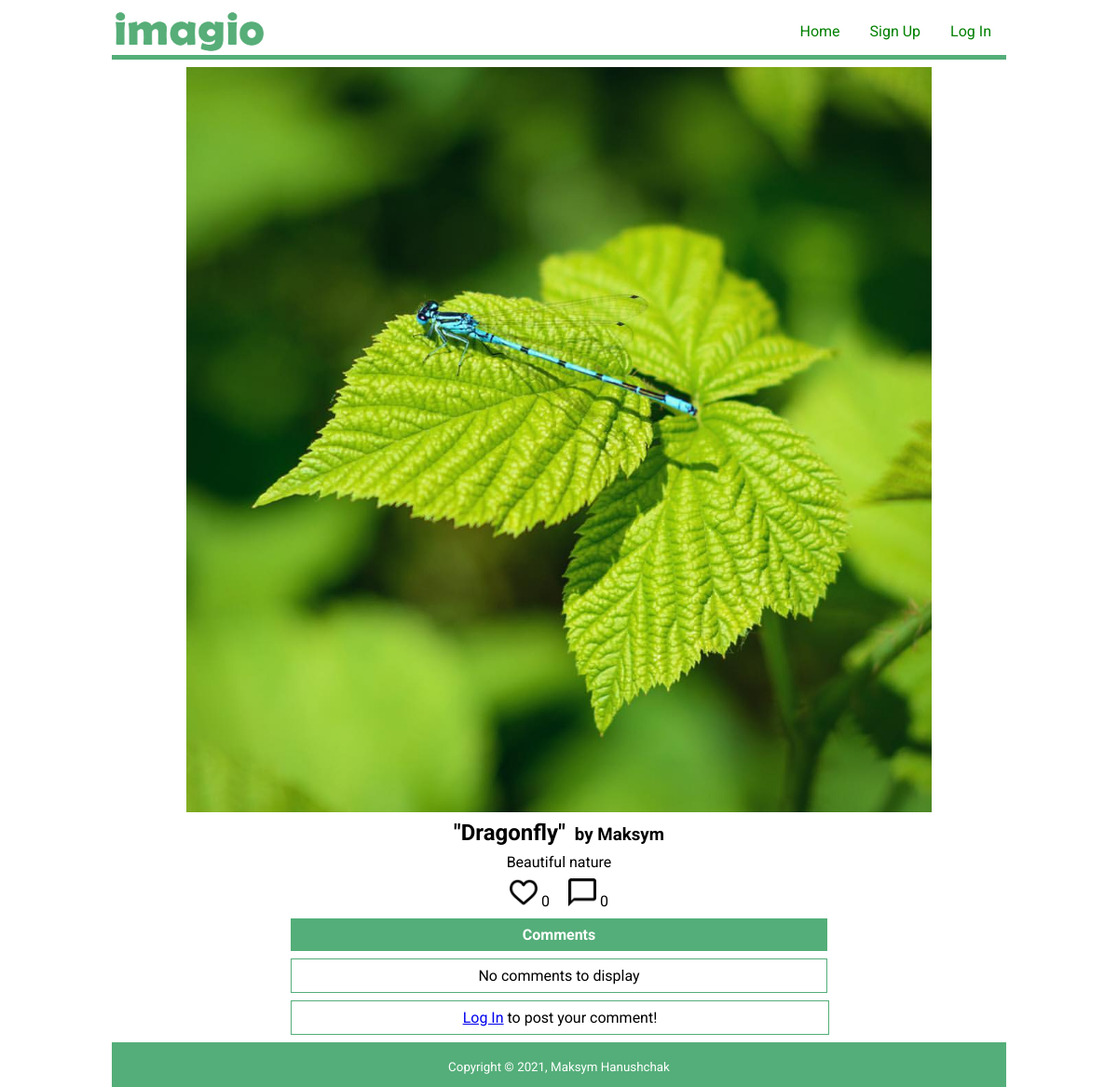
The app's page /view.php?id=8 with its own data.
### tables this page shows
CREATE TABLE `images` (
  `image_id` int(10) NOT NULL,
  `user_id` int(10) NOT NULL,
  `image_reference` varchar(255) NOT NULL,
  `image_title` varchar(255) NOT NULL,
  `image_description` varchar(255) NOT NULL,
  `image_metadata` varchar(255) NOT NULL
);

CREATE TABLE `users` (
  `user_id` int(10) NOT NULL,
  `user_email` varchar(255) NOT NULL,
  `user_password` varchar(255) NOT NULL,
  `display_name` varchar(16) NOT NULL,
  `user_admin` tinyint(1) NOT NULL DEFAULT 0,
  `user_enabled` tinyint(1) NOT NULL DEFAULT 1
);

### htdocs/view.php (the view, shortened to what this page needs)
<?php if(!isset($_SESSION)) { session_start(); }
$image_id = filter_input(INPUT_GET, "id", FILTER_SANITIZE_NUMBER_INT);
if($image_id !== null && $image_id !== false)
{
    try
    {
        require 'components/connect.php';
        $select_image_sql = "SELECT * FROM images WHERE image_id = ?;";
        $select_user_sql = "SELECT display_name FROM users WHERE user_id = ?;";
        $stmt = $dbh->prepare($select_image_sql);
        $stmt->execute([$image_id]);
        $selected_image = $stmt->fetch();
        if($selected_image)
        {
            $image_title = $selected_image["image_title"];
            $image_description = $selected_image["image_description"];
            $image_filename = $selected_image["image_reference"];
            $image_author_id = $selected_image["user_id"];
            $stmt = $dbh->prepare($select_user_sql);
            $stmt->execute([$image_author_id]);
            $selected_user = $stmt->fetch();
            if($selected_user)
            {
                $author_name = $selected_user["display_name"];
            }
            else
            {
                $author_name = "Unknown";
            }
            $likes_count_sql = "SELECT COUNT(*) FROM likes WHERE image_id = ?;";
            $stmt = $dbh->prepare($likes_count_sql);
            $stmt->execute([$image_id]);
            $like_count = $stmt->fetch()["COUNT(*)"];
            $comments_output = "";
            $comments_count_sql = "SELECT COUNT(*) FROM comments WHERE image_id = ?;";
            $stmt = $dbh->prepare($comments_count_sql);
            $stmt->execute([$image_id]);
            $comments_count = $stmt->fetch()["COUNT(*)"];
        }
    }
    catch(Exception $e)
    {
        echo "Error occured: " . $e;
        die();
    }
}
else
{
    echo "Wrong parameters received!";
    die();
}
?>
<!DOCTYPE html>
<html lang="en">
<head>
    <?php include 'head.php'; ?>
</head>
<body>
    <div class="main_container">
        <div class="content_container">
            <?php include 'header.php'; ?>
            <div class="flex_container">
                <div class="flex_content">
                    <?php if($selected_image){?>
                        <img id="imageview" title="<?php echo $image_title ?> &copy; <?php echo $author_name ?>"
                        alt="<?php echo $image_description ?>" src="uploads/<?php echo $image_filename ?>" />
                        <div id="image_metadata">
                        <h2 style="display: inline-block; margin-bottom: 1vh;">"<?php echo $image_title ?>"&nbsp;</h2>
                        <h3 style="display: inline-block;">by <?php echo $author_name ?></h3>
                        <p style="margin-bottom: 1vh;"><?php echo $image_description ?></p>
                        <div id="like_dislike" style="height: 35px;">
                            <?php if(!isset($_SESSION["user_id"])){ ?>
                            <a href="login.php"><img class="guest_like_icon" alt="like icon"
                                    title="Log in to like the image" src="images/like.png"></a>
                            <?php } else if($is_liked_by_current_user){?>
                            <img class="like_icon" id="<?php echo $image_id ?>" value="dislike" alt="liked icon"
                                title="Dislike <?php echo $image_title ?> by <?php echo $author_name ?>"
                                src="images/liked.png">
                            <?php } else { ?>
                            <img class="like_icon" id="<?php echo $image_id ?>" value="like"
                                title="Like <?php echo $image_title ?> by <?php echo $author_name ?>"
                                src="images/like.png">
                            <?php } ?>
                            <p id="total_likes" style="display: inline-block;"><?php echo $like_count ?></p>
                            <a href="#comments_form"><img class="comment_icon" alt="comment icon"
                                title="Comment <?php echo $image_title ?> by <?php echo $author_name ?>"
                                src="images/comment.png"></a>
                                <p id="total_comments" style="display: inline-block;"><?php echo $comments_count ?></p>
                        </div>
                    </div>
                    <div id="image_comments">
                        <span id="comments_header">Comments</span>
                        <div id="comments_output">
                            <?php if($comments_output !== ""){
                                echo $comments_output;
                            } else { ?>
                            <div class='comment' style='text-align: center;'><p>No comments to display</p></div>
                            <?php } ?>
                        </div>
                        <form id="comments_form">
                            <?php if(isset($_SESSION["user_id"])){ ?>
                            <div class="input_container">
                                <span id='comment_success'>Your comment posted successfully!<br><br></span>
                                <span id='comment_error'>Something went wrong... Try again!</span>
                                <label for="comment_text"><b>Leave a comment as <?php echo $_SESSION["display_name"]; ?></b></label>
                                <textarea name="comment_text" id="comment_text" maxlength="255"
                                    style="resize: none;" rows="3" cols="30" placeholder="Type your comment..."
                                    required></textarea>
                                <input type="hidden" id="image_id" value="<?php echo $image_id ?>">
                                <button type="submit" id="comment_submit">Leave Comment</button>
                            </div>
                            <?php } else { ?>
                            <p style="padding-top: 1vh; padding-bottom: 1vh;"><a href="login.php">Log In</a> to post your comment!</p>
                            <?php } ?>
                        </form>
                    </div>
                    <?php } else { ?>
                    <h3 style='margin-top: 10px; color: #f44336'>Requested image doesn't exist</h3>
                    <?php } ?>
                </div>
            </div>
        </div>
        <?php include 'footer.php'; ?>
    </div>
</body>
</html>

### htdocs/css/main.css (style rules this page uses)
* { margin: 0; padding: 0; font-family: 'Roboto', sans-serif; }
body { min-width: 315px; box-sizing: border-box; width: 80%; margin: auto; }
.main_container { position: relative; min-height: 100vh; }
.content_container { padding-bottom: 3rem; }
.flex_container { display: flex; width: 100%; }
.flex_content { display: flex; flex-wrap: wrap; justify-content: space-evenly; align-items: center; align-content: flex-start; flex-direction: row; width: 100%; }
#imageview { max-width: 100%; max-height: 100vh; margin-top: 1vh; margin-bottom: 1vh; pointer-events: none; }
#image_metadata { text-align: center; width: 100%; margin-bottom: 1vh; }
#image_comments { min-width: 60%; text-align: center; margin-bottom: 1vh; }
#comments_header { display: block; width: 100%; padding-top: 1vh; padding-bottom: 1vh; margin-bottom: 1vh; background-color: #54AE79; font-weight: bold; color: white; }
.comment { text-align: left; border: 1px solid #54AE79; padding: 1vh; margin-bottom: 0.5vh; }
.guest_like_icon, .guest_comment_icon { height: 30px; }
.like_icon, .comment_icon { height: 30px; }

### htdocs/css/forms.css (style rules this page uses)
#comments_form { width: 100%; margin-top: 1vh; border: 1px solid #54AE79; }

### records on screen
images: image_reference (picture), image_title "Dragonfly", image_description "Beautiful nature"
users: display_name "Maksym"

### other values on screen
$like_count "0"
$comments_count "0"
